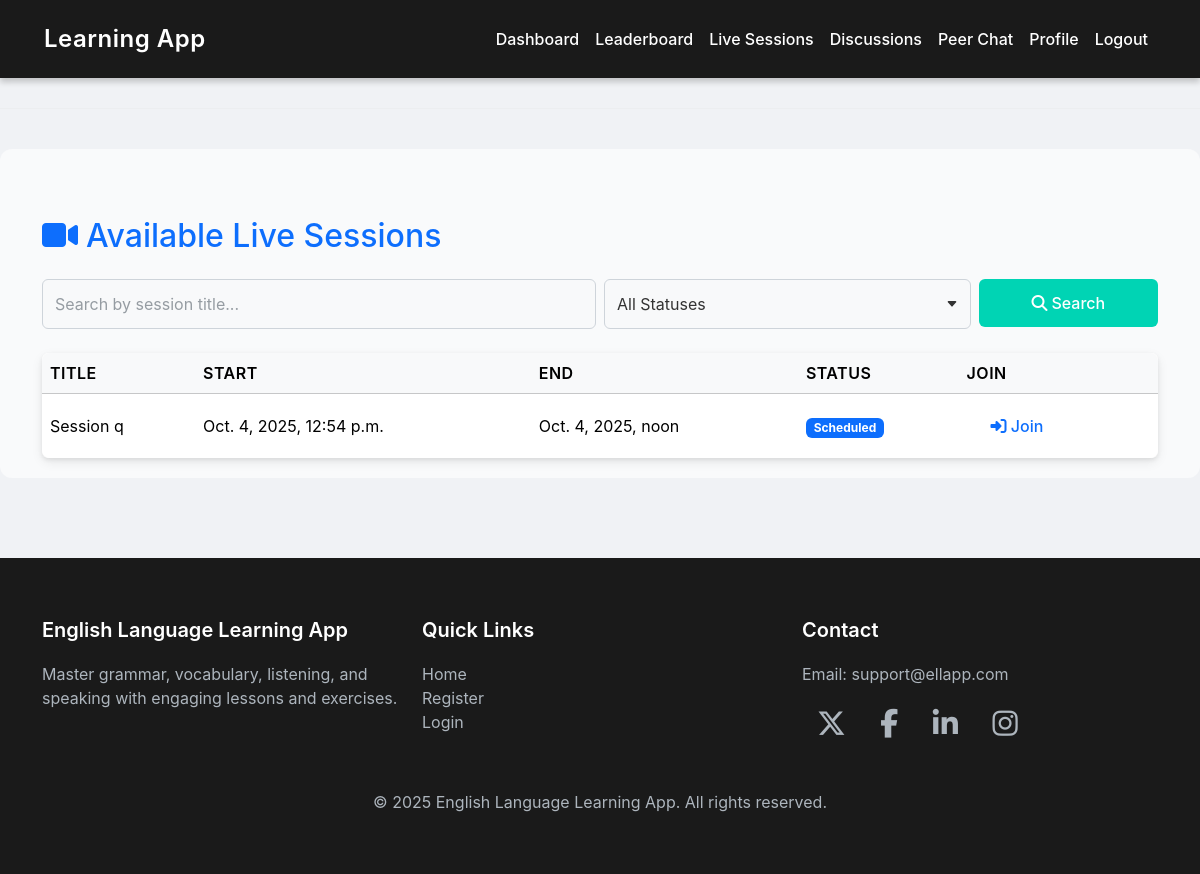
The app's page /student/sessions/ (signed in) with its own data.
### myapp/models.py (models this page shows, shortened)
class LiveSession(models.Model):
    STATUS_CHOICES = [
        ('scheduled', 'Scheduled'),
        ('ongoing', 'Ongoing'),
        ('completed', 'Completed'),
    ]
    title = models.CharField(max_length=150)
    tutor = models.ForeignKey(
        UserRegister,
        on_delete=models.CASCADE,
        limit_choices_to={'role': 'teacher'},
        related_name='tutor_sessions'
    )
    start_time = models.DateTimeField()
    end_time = models.DateTimeField()
    session_url = models.URLField()
    status = models.CharField(max_length=20, choices=STATUS_CHOICES, default='scheduled')

### myapp/views.py (the view)
# urls.py: path('student/sessions/', views.student_sessions, name='student_sessions'),
def student_sessions(request):
    if request.session.get('user_role') != 'student':
        messages.error(request, "Unauthorized access")
        return redirect('login')
    search_query = request.GET.get('search', '')
    status_filter = request.GET.get('status', '')
    sessions = LiveSession.objects.all()
    if search_query:
        sessions = sessions.filter(title__icontains=search_query)
    if status_filter:
        sessions = sessions.filter(status=status_filter)
    context = {
        'sessions': sessions,
        'search_query': search_query,
        'status_filter': status_filter,
    }
    return render(request, 'student/session_list.html', context)

### templates/student/session_list.html (shortened to what this page needs)
{% extends "base.html" %}
{% block content %}
<div class="container mt-5">
    <h2 class="text-primary mb-4">
        <i class="fas fa-video me-2"></i>Available Live Sessions
    </h2>
    <form method="get" class="row mb-4 g-2">
        <div class="col-md-6">
            <input type="text" name="search" class="form-control"
                   placeholder="Search by session title..."
                   value="{{ search_query }}">
        </div>
        <div class="col-md-4">
            <select name="status" class="form-control">
                <option value="">All Statuses</option>
            </select>
        </div>
        <div class="col-md-2">
            <button type="submit" class="btn btn-primary w-100">
                <i class="fas fa-search me-1"></i>Search
            </button>
        </div>
    </form>
    <div class="card shadow-sm border-0">
        <div class="card-body p-0">
            <table class="table table-hover align-middle mb-0">
                <thead class="table-light">
                    <tr>
                        <th>Title</th>
                        <th>Start</th>
                        <th>End</th>
                        <th>Status</th>
                        <th>Join</th>
                    </tr>
                </thead>
                <tbody>
                    {% for s in sessions %}
                    <tr>
                        <td>{{ s.title }}</td>
                        <td>{{ s.start_time }}</td>
                        <td>{{ s.end_time }}</td>
                        <td>
                            <span class="badge
                                {% if s.status == 'scheduled' %}bg-primary
                                {% elif s.status == 'ongoing' %}bg-warning
                                {% else %}bg-success
                                {% endif %}
                            ">
                                {{ s.status|title }}
                            </span>
                        </td>
                        <td>
                            <a href="{{ s.session_url }}" target="_blank" class="btn btn-sm btn-outline-primary">
                                <i class="fas fa-sign-in-alt"></i> Join
                            </a>
                        </td>
                    </tr>
                    {% empty %}
                    <tr>
                        <td colspan="5" class="text-center text-muted py-4">
                            <i class="fas fa-info-circle me-2"></i>No sessions found.
                        </td>
                    </tr>
                    {% endfor %}
                </tbody>
            </table>
        </div>
    </div>
</div>
{% endblock %}

### templates/base.html (style rules this page uses)
body { background-color: #f0f2f5; font-family: 'Inter', -apple-system, BlinkMacSystemFont, sans-serif; color: #333; }
table { width: 100%; border-collapse: collapse; background-color: #ffffff; border-radius: 8px; overflow: hidden; box-shadow: 0 4px 12px rgba(0, 0, 0, 0.08); font-family: 'Inter', -apple-system, BlinkMacSystemFont, sans-serif; }
th, td { padding: 15px; text-align: left; font-size: 1rem; color: #333; }
th { background-color: #1a1a1a; color: #ffffff; font-weight: 600; text-transform: uppercase; letter-spacing: 0.5px; }
td { border-bottom: 1px solid #e0e0e0; }
tr:last-child td { border-bottom: none; }
.form-control { width: 100%; padding: 12px; font-size: 1rem; border: 1px solid #ced4da; border-radius: 6px; background-color: #f8f9fa; color: #333; transition: border-color 0.3s ease, box-shadow 0.3s ease; }
.form-control::placeholder { color: #6c757d; opacity: 0.7; }
select.form-control { appearance: none; background-repeat: no-repeat; background-position: right 12px center; background-size: 12px; padding-right: 30px; }
.btn { padding: 12px 24px; font-size: 1rem; font-weight: 500; border-radius: 6px; border: none; cursor: pointer; transition: background-color 0.3s ease, transform 0.2s ease; }
.btn-primary { background-color: #00d4b4; color: #ffffff; }

### records on screen
LiveSession: title "Session q", start_time "Oct. 4, 2025, 12:54 p.m.", end_time "Oct. 4, 2025, noon", status "Scheduled"
